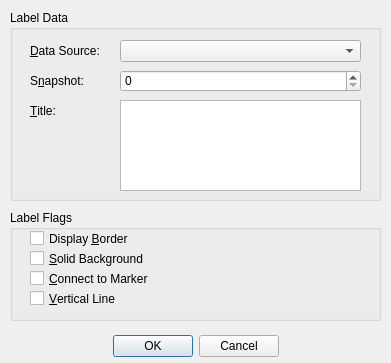
<?xml version="1.0" encoding="UTF-8"?>
<ui version="4.0">
 <class>labelDialog</class>
 <widget class="QDialog" name="labelDialog">
  <property name="geometry">
   <rect>
    <x>0</x>
    <y>0</y>
    <width>391</width>
    <height>363</height>
   </rect>
  </property>
  <property name="windowTitle">
   <string/>
  </property>
  <widget class="QDialogButtonBox" name="buttonBox">
   <property name="geometry">
    <rect>
     <x>10</x>
     <y>330</y>
     <width>371</width>
     <height>32</height>
    </rect>
   </property>
   <property name="orientation">
    <enum>Qt::Horizontal</enum>
   </property>
   <property name="standardButtons">
    <set>QDialogButtonBox::Cancel|QDialogButtonBox::Ok</set>
   </property>
   <property name="centerButtons">
    <bool>true</bool>
   </property>
  </widget>
  <widget class="QGroupBox" name="groupBox_3">
   <property name="geometry">
    <rect>
     <x>10</x>
     <y>10</y>
     <width>371</width>
     <height>191</height>
    </rect>
   </property>
   <property name="title">
    <string>Label Data</string>
   </property>
   <widget class="QLabel" name="label">
    <property name="geometry">
     <rect>
      <x>20</x>
      <y>90</y>
      <width>91</width>
      <height>21</height>
     </rect>
    </property>
    <property name="text">
     <string>&amp;Title:</string>
    </property>
    <property name="buddy">
     <cstring>teLabel</cstring>
    </property>
   </widget>
   <widget class="QPlainTextEdit" name="teLabel">
    <property name="geometry">
     <rect>
      <x>110</x>
      <y>90</y>
      <width>241</width>
      <height>91</height>
     </rect>
    </property>
   </widget>
   <widget class="QLabel" name="label_2">
    <property name="geometry">
     <rect>
      <x>20</x>
      <y>30</y>
      <width>91</width>
      <height>21</height>
     </rect>
    </property>
    <property name="text">
     <string>&amp;Data Source:</string>
    </property>
    <property name="buddy">
     <cstring>dsCombo</cstring>
    </property>
   </widget>
   <widget class="QComboBox" name="dsCombo">
    <property name="geometry">
     <rect>
      <x>110</x>
      <y>30</y>
      <width>241</width>
      <height>22</height>
     </rect>
    </property>
   </widget>
   <widget class="QLabel" name="label_3">
    <property name="geometry">
     <rect>
      <x>20</x>
      <y>60</y>
      <width>91</width>
      <height>21</height>
     </rect>
    </property>
    <property name="text">
     <string>S&amp;napshot:</string>
    </property>
    <property name="buddy">
     <cstring>spinBox</cstring>
    </property>
   </widget>
   <widget class="QSpinBox" name="spinBox">
    <property name="geometry">
     <rect>
      <x>110</x>
      <y>60</y>
      <width>241</width>
      <height>22</height>
     </rect>
    </property>
    <property name="maximum">
     <number>99999999</number>
    </property>
   </widget>
  </widget>
  <widget class="QGroupBox" name="groupBox">
   <property name="geometry">
    <rect>
     <x>10</x>
     <y>210</y>
     <width>371</width>
     <height>111</height>
    </rect>
   </property>
   <property name="title">
    <string>Label Flags</string>
   </property>
   <widget class="QCheckBox" name="cbBorder">
    <property name="geometry">
     <rect>
      <x>20</x>
      <y>20</y>
      <width>251</width>
      <height>17</height>
     </rect>
    </property>
    <property name="text">
     <string>Display &amp;Border</string>
    </property>
   </widget>
   <widget class="QCheckBox" name="cbSolid">
    <property name="geometry">
     <rect>
      <x>20</x>
      <y>40</y>
      <width>251</width>
      <height>17</height>
     </rect>
    </property>
    <property name="text">
     <string>&amp;Solid Background</string>
    </property>
    <property name="autoRepeatInterval">
     <number>100</number>
    </property>
   </widget>
   <widget class="QCheckBox" name="cbConnect">
    <property name="geometry">
     <rect>
      <x>20</x>
      <y>60</y>
      <width>251</width>
      <height>17</height>
     </rect>
    </property>
    <property name="text">
     <string>&amp;Connect to Marker</string>
    </property>
   </widget>
   <widget class="QCheckBox" name="cbVertline">
    <property name="geometry">
     <rect>
      <x>20</x>
      <y>80</y>
      <width>251</width>
      <height>17</height>
     </rect>
    </property>
    <property name="text">
     <string>&amp;Vertical Line</string>
    </property>
   </widget>
  </widget>
 </widget>
 <tabstops>
  <tabstop>buttonBox</tabstop>
 </tabstops>
 <resources/>
 <connections>
  <connection>
   <sender>buttonBox</sender>
   <signal>rejected()</signal>
   <receiver>labelDialog</receiver>
   <slot>reject()</slot>
   <hints>
    <hint type="sourcelabel">
     <x>316</x>
     <y>521</y>
    </hint>
    <hint type="destinationlabel">
     <x>286</x>
     <y>274</y>
    </hint>
   </hints>
  </connection>
  <connection>
   <sender>buttonBox</sender>
   <signal>accepted()</signal>
   <receiver>labelDialog</receiver>
   <slot>accept()</slot>
   <hints>
    <hint type="sourcelabel">
     <x>243</x>
     <y>503</y>
    </hint>
    <hint type="destinationlabel">
     <x>207</x>
     <y>384</y>
    </hint>
   </hints>
  </connection>
 </connections>
</ui>
